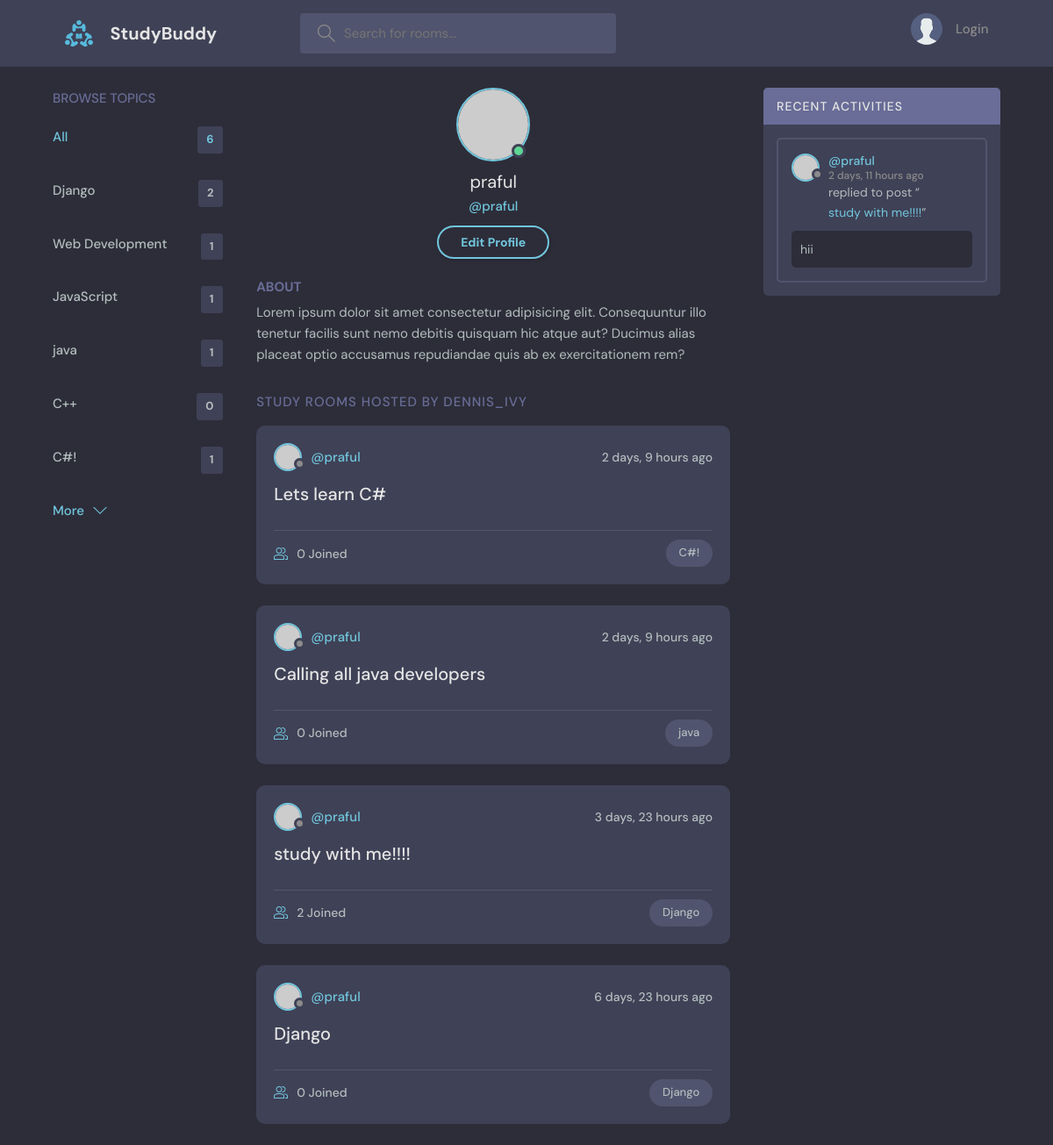
/profile/1/, run on an earlier commit of the app's database.
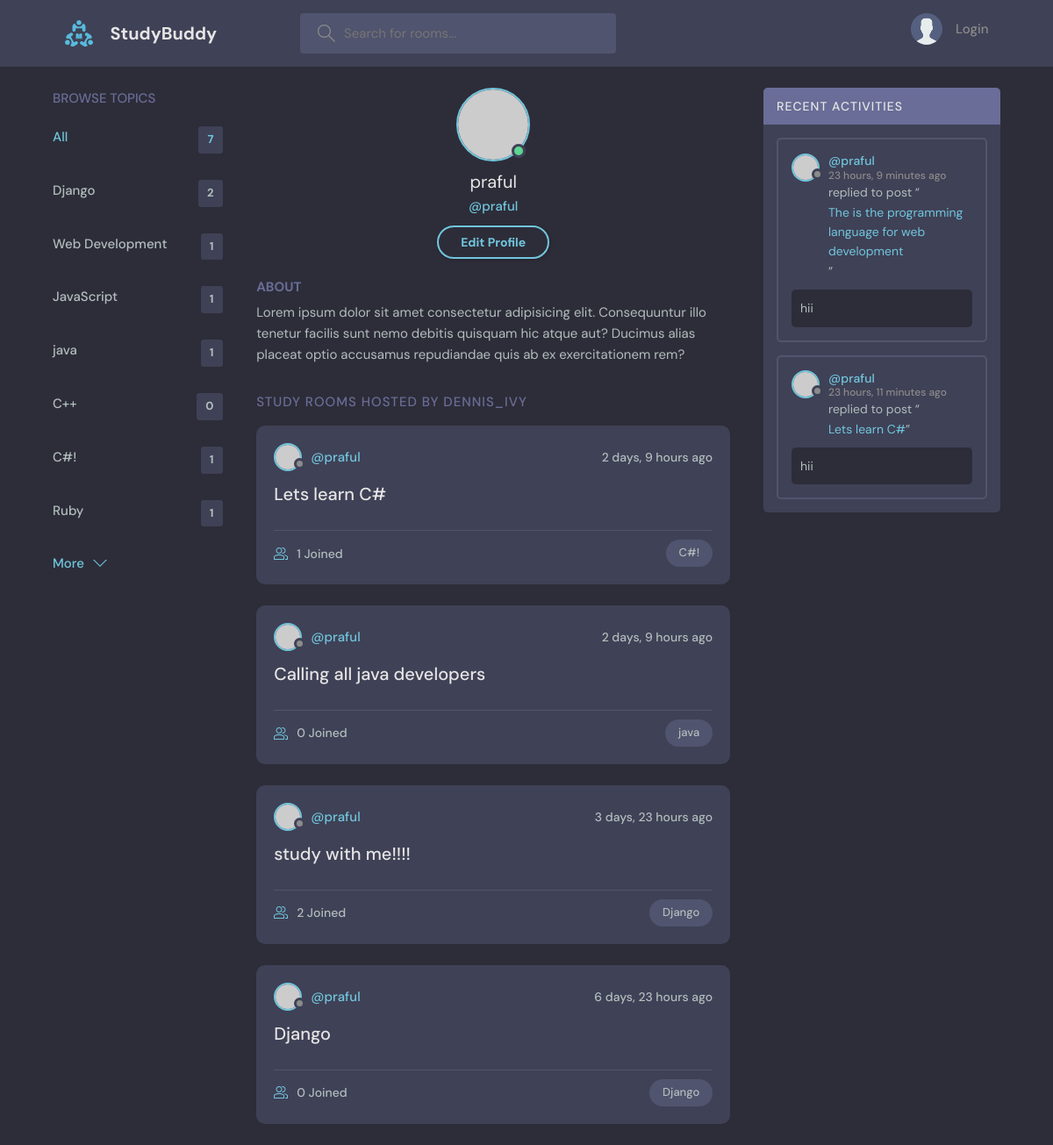
And on a later commit of the database.
### base/models.py (models this page shows, shortened)
class Topic(models.Model):
    name = models.CharField(max_length=200)

class Room(models.Model):
    host = models.ForeignKey(User, on_delete=models.SET_NULL, null=True)
    topic = models.ForeignKey(Topic, on_delete=models.SET_NULL, null=True)
    name = models.CharField(max_length=200)
    description = models.TextField(null=True, blank=True)
    participents = models.ManyToManyField(
        User, related_name='participents', blank=True)
    updated = models.DateTimeField(auto_now=True)
    created = models.DateTimeField(auto_now_add=True)
    class Meta:
        ordering = ['-updated', '-created']
    def __str__(self):
        return self.name

class Message(models.Model):
    user = models.ForeignKey(User, on_delete=models.CASCADE)
    room = models.ForeignKey(Room, on_delete=models.CASCADE)
    body = models.TextField()
    updated = models.DateTimeField(auto_now=True)
    created = models.DateTimeField(auto_now_add=True)
    class Meta:
        ordering = ['-updated', '-created']

### base/views.py (the view)
# urls.py: path('profile/<str:pk>/', userProfile, name="user-profile"),
def userProfile(request, pk):
    user = User.objects.get(id=pk)
    rooms = user.room_set.all()
    room_messages = user.message_set.all()
    topics = Topic.objects.all()
    context = {'user': user, 'rooms': rooms,
               'room_messages': room_messages, 'topics': topics}
    return render(request, 'base/profile.html', context)

### base/templates/base/profile.html
{% extends 'main.html' %}
{% block content %}
<main class="profile-page layout layout--3">
  <div class="container">
    {% include 'base/topic_component.html' %}
    <div class="roomList">
      <div class="profile">
        <div class="profile__avatar">
          <div class="avatar avatar--large active">
            <img src="https://randomuser.me/api/portraits/men/11.jpg" />
          </div>
        </div>
        <div class="profile__info">
          <h3>{{user.username}}</h3>
          <p>@{{user.username}}</p>
          <a href="{% url 'update-user' %}" class="btn btn--main btn--pill">Edit Profile</a>
        </div>
        <div class="profile__about">
          <h3>About</h3>
          <p>
            Lorem ipsum dolor sit amet consectetur adipisicing elit. Consequuntur illo tenetur
            facilis sunt nemo debitis quisquam hic atque aut? Ducimus alias placeat optio
            accusamus repudiandae quis ab ex exercitationem rem?
          </p>
        </div>
      </div>
      <div class="roomList__header">
        <div>
          <h2>Study Rooms Hosted by dennis_ivy</a>
          </h2>
        </div>
      </div>
      {% include 'base/feed_component.html' %}
    </div>
    {% include 'base/activity_component.html' %}
  </div>
</main>
{% endblock content %}

### templates/main.html (shortened to what this page needs)
<!DOCTYPE html>
{% load static %}
<html lang="en">
<head>
    <link rel="stylesheet" href="{% static 'styles/style.css' %}" />
</head>
<body>
    {% include 'navbar.html' %}
    {% block content %}
    {% endblock content %}
</body>
</html>

### templates/navbar.html (shortened to what this page needs)
{% load static %}
<header class="header header--loggedIn">
    <div class="container">
        <a href="/" class="header__logo">
            <img src={% static 'images/logo.svg' %} />
            <h1>StudyBuddy</h1>
        </a>
        <form class="header__search" method="GET" action="{% url 'home' %}">
            <label>
                <input name="q" placeholder="Search for rooms..." />
            </label>
        </form>
        <nav class="header__menu">
            {% if request.user.is_authenticated %}
            <div class="header__user">
                <a href="{% url 'update-user' %}">
                    <div class="avatar avatar--medium active">
                        <img src="https://randomuser.me/api/portraits/men/37.jpg" />
                    </div>
                    <p>{{ request.user.username }} <span>@{{ request.user.username }}</span></p>
                </a>
                <button class="dropdown-button">
                    <svg version="1.1" xmlns="http://www.w3.org/2000/svg" width="32" height="32" viewBox="0 0 32 32">
                        <title>chevron-down</title>
                        <path d="M16 21l-13-13h-3l16 16 16-16h-3l-13 13z"></path>
                    </svg>
                </button>
            </div>
            {% else %}
            <a href="{% url 'login' %}">
                <img src="{% static 'images/avatar.svg' %}" />
                <p>Login</p>
            </a>
            {% endif %}
        </nav>
    </div>
</header>

### base/templates/base/topic_component.html
<div class="topics">
    <div class="topics__header">
        <h2>Browse Topics</h2>
    </div>
    <ul class="topics__list">
        <li>
            <a href="{% url 'home' %}" class="active">All <span>{{topics.count}}</span></a>
        </li>
        {% for topic in topics %}
        <li>
            <a href="{% url 'home' %}?q={{topic.name}}">{{topic.name}} <span>{{topic.room_set.all.count}}</span></a>
        </li>
        {% endfor %}
    </ul>
    <a class="btn btn--link" href="{% url 'topics' %}">
        More
        <svg version="1.1" xmlns="http://www.w3.org/2000/svg" width="32" height="32" viewBox="0 0 32 32">
            <title>chevron-down</title>
            <path d="M16 21l-13-13h-3l16 16 16-16h-3l-13 13z"></path>
        </svg>
    </a>
</div>

### base/templates/base/feed_component.html (shortened to what this page needs)
{% for room in rooms %}
<div class="roomListRoom">
    <div class="roomListRoom__header">
        <a href="{% url 'user-profile' room.host.id %}" class="roomListRoom__author">
            <div class="avatar avatar--small">
                <img src="https://randomuser.me/api/portraits/women/11.jpg" />
            </div>
            <span>@{{ room.host.username }}</span>
        </a>
        <div class="roomListRoom__actions">
            <span>{{room.created|timesince}} ago</span>
        </div>
    </div>
    <div class="roomListRoom__content">
        <a href="{% url 'room' room.id %}">{{room.name}}</a>
    </div>
    <div class="roomListRoom__meta">
        <a href="{% url 'room' room.id %}" class="roomListRoom__joined">
            {{room.participents.all.count}} Joined
        </a>
        <p class="roomListRoom__topic">{{room.topic.name}}</p>
    </div>
</div>
{% endfor %}

### base/templates/base/activity_component.html (shortened to what this page needs)
<div class="activities">
    <div class="activities__header">
        <h2>Recent Activities</h2>
    </div>
    {% for message in room_messages %}
    <div class="activities__box">
        <div class="activities__boxHeader roomListRoom__header">
            <a href="{% url 'user-profile' message.user.id %}" class="roomListRoom__author">
                <div class="avatar avatar--small">
                    <img src="https://randomuser.me/api/portraits/women/11.jpg" />
                </div>
                <p>
                    @{{message.user}}
                    <span>{{message.created|timesince}} ago</span>
                </p>
            </a>
        </div>
        <div class="activities__boxContent">
            <p>replied to post “<a href="{% url 'room' message.room.id %}">{{message.room}}</a>”</p>
            <div class="activities__boxRoomContent">
                {{message.body}}
            </div>
        </div>
    </div>
    {% endfor %}
</div>

What changed in the data, as far as the page shows it:
removed Message: user "praful", created "2 days, 11 hours", room "study with me!!!!", body "hii"
added Topic: name "Ruby", room_set.all.count "1"
computed for Room "Lets learn C#": participents.all.count "0" → "1"
added Message: user "praful", created "23 hours, 9 minutes", room "The is the programming language for web development", body "hii"
added Message: user "praful", created "23 hours, 11 minutes", room "Lets learn C#", body "hii"
Also different on the page:
{{ topics.count }}: "6" → "7"
